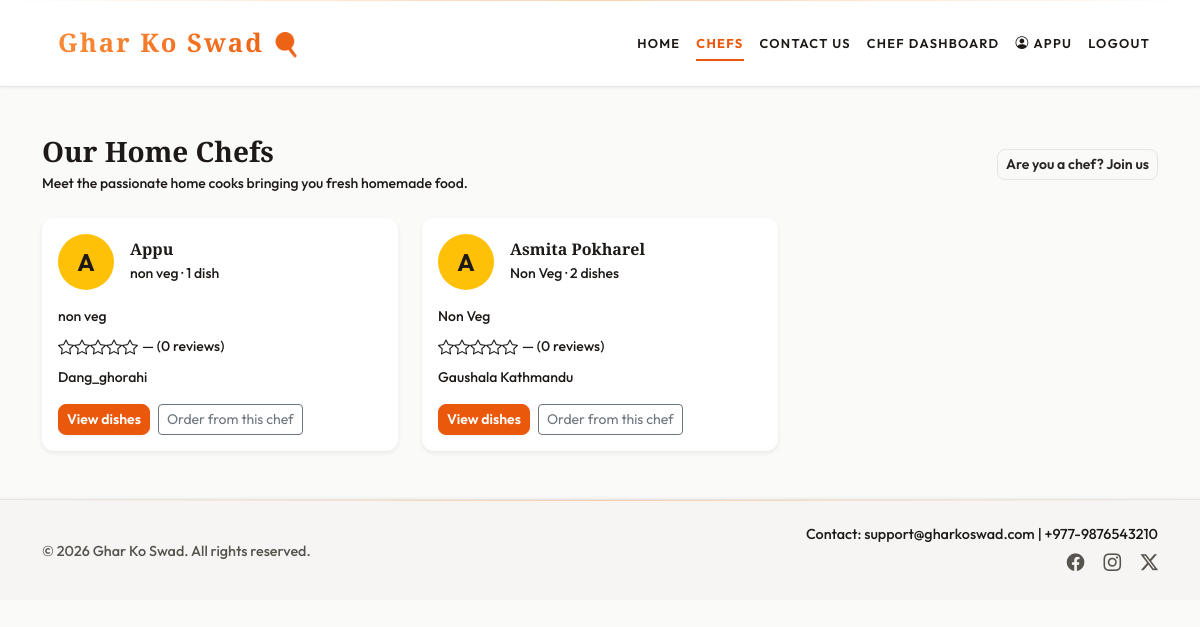
The page /chefs/ (signed in) on the database its author committed.
### core/models.py (models this page shows, shortened)
class CustomUser(AbstractUser):
    USER_TYPE_CHOICES = (
        ('customer', 'Customer'),
        ('chef', 'Chef'),
    )
    username = None
    email = models.EmailField(unique=True)
    phone = models.CharField(max_length=15, blank=True)
    address = models.TextField(blank=True)
    user_type = models.CharField(max_length=10, choices=USER_TYPE_CHOICES, default='customer')
    speciality = models.CharField(max_length=200, blank=True, null=True)
    USERNAME_FIELD = 'email'
    REQUIRED_FIELDS = []
    objects = CustomUserManager()

### core/views.py (the view)
# urls.py: path('chefs/', views.chef_profile, name='chef_profile'),
def chef_profile(request):
    chefs = (
        User.objects.filter(user_type='chef')
        .filter(food_items__servings_available__gt=0)
        .distinct()
        .annotate(
            food_count=Count('food_items', distinct=True, filter=Q(food_items__servings_available__gt=0)),
            review_count=Count('food_items__reviews', distinct=True),
            avg_rating=Avg('food_items__reviews__rating'),
        )
    )
    return render(request, 'core/chef_profile.html', {'chefs': chefs})

### core/context_processors.py (called while the page is built)
def user_profile(request):
    class ProfileRole:
        def __init__(self, role):
            self.role = role
    role = getattr(request.user, 'user_type', None) if request.user.is_authenticated else None
    return {'user_profile': ProfileRole(role) if role else None}

### templates/core/chef_profile.html (shortened to what this page needs)
{% extends 'base.html' %}
{% load static %}
{% block content %}
<section class="py-5">
    <div class="container">
        <div class="d-flex justify-content-between align-items-center mb-4">
            <div>
                <h1 class="h3 fw-bold mb-1">Our Home Chefs</h1>
                <p class="text-muted small mb-0">
                    Meet the passionate home cooks bringing you fresh homemade food.
                </p>
            </div>
            <a href="{% url 'core:register' %}" class="btn btn-outline-primary btn-sm">
                Are you a chef? Join us
            </a>
        </div>
        <div class="row g-4">
            {% for chef in chefs %}
            <div class="col-md-6 col-lg-4">
                <div class="card h-100 shadow-sm border-0">
                    <div class="card-body">
                        <div class="d-flex align-items-center mb-3">
                            <div class="rounded-circle bg-warning d-flex align-items-center justify-content-center me-3" style="width: 56px; height: 56px;">
                                <span class="fw-bold text-white fs-4">{% firstof chef.first_name|slice:":1" chef.email|slice:":1" "C" %}</span>
                            </div>
                            <div>
                                <h2 class="h6 fw-bold mb-0">{% firstof chef.get_full_name chef.first_name chef.email %}</h2>
                                <small class="text-muted">{% firstof chef.speciality "Home chef" %} · {{ chef.food_count }} dish{{ chef.food_count|pluralize:"es" }}</small>
                            </div>
                        </div>
                        <p class="small text-muted mb-2">
                            {% if chef.speciality %}{{ chef.speciality }}{% else %}Fresh homemade meals from our kitchen.{% endif %}
                        </p>
                        <div class="d-flex align-items-center mb-2">
                            <span class="text-warning me-1">
                                {% for i in "12345" %}<i class="bi bi-star{% if chef.avg_rating and chef.avg_rating >= forloop.counter %}-fill{% endif %}"></i>{% endfor %}
                            </span>
                            <small class="text-muted">{% if chef.avg_rating %}{{ chef.avg_rating|floatformat:1 }}{% else %}—{% endif %} ({{ chef.review_count }} review{{ chef.review_count|pluralize }})</small>
                        </div>
                        {% if chef.address %}<small class="d-block text-muted mb-3">{{ chef.address|truncatewords:8 }}</small>{% endif %}
                        <div class="d-flex flex-wrap gap-2">
                            <a href="{% url 'core:index' %}#recommended" class="btn btn-primary btn-sm">View dishes</a>
                            <a href="{% url 'core:index' %}#recommended" class="btn btn-outline-secondary btn-sm">Order from this chef</a>
                        </div>
                    </div>
                </div>
            </div>
            {% endfor %}
        </div>
    </div>
</section>
{% endblock %}

### templates/base.html (shortened to what this page needs)
{% load static %}
<!DOCTYPE html>
<html lang="en">
<head>
    <link href="https://cdn.jsdelivr.net/npm/bootstrap@5.3.3/dist/css/bootstrap.min.css" rel="stylesheet">
    <link href="https://cdn.jsdelivr.net/npm/bootstrap-icons@1.11.3/font/bootstrap-icons.css" rel="stylesheet">
    <link rel="stylesheet" href="{% static 'premium.css' %}">
</head>
<body>
    <nav class="navbar navbar-expand-lg navbar-dark">
        <div class="container">
            <a class="navbar-brand fw-bold" href="{% url 'core:index' %}">Ghar Ko Swad</a>
            <div class="collapse navbar-collapse" id="navbarSupportedContent">
                <ul class="navbar-nav ms-auto mb-2 mb-lg-0">
                    <li class="nav-item"><a class="nav-link {% if request.resolver_match.url_name == 'index' %}active{% endif %}" href="{% url 'core:index' %}">Home</a></li>
                    <li class="nav-item"><a class="nav-link {% if request.resolver_match.url_name == 'chef_profile' %}active{% endif %}" href="{% url 'core:chef_profile' %}">Chefs</a></li>
                    <li class="nav-item"><a class="nav-link {% if request.resolver_match.url_name == 'contact' %}active{% endif %}" href="{% url 'core:contact' %}">Contact Us</a></li>
                    {% if user.is_authenticated and user_profile and user_profile.role == 'chef' %}
                    <li class="nav-item"><a class="nav-link {% if request.resolver_match.url_name == 'chef_dashboard' %}active{% endif %}" href="{% url 'core:chef_dashboard' %}">Chef Dashboard</a></li>
                    {% endif %}
                    {% if user.is_authenticated %}
                    <li class="nav-item"><span class="nav-link py-2"><i class="bi bi-person-circle me-1"></i>{% firstof user.get_full_name user.first_name user.email %}</span></li>
                    <li class="nav-item"><a class="nav-link" href="{% url 'core:logout' %}">Logout</a></li>
                    {% else %}
                    <li class="nav-item"><a class="nav-link {% if request.resolver_match.url_name == 'login' %}active{% endif %}" href="{% url 'core:login' %}">Login</a></li>
                    {% endif %}
                </ul>
            </div>
        </div>
    </nav>
    {% block content %}{% endblock %}
    <footer class="py-4 mt-auto">
        <div class="container">
            <div class="row gy-3 align-items-center">
                <div class="col-md-6">
                    <small class="text-muted">© <span id="year"></span> Ghar Ko Swad. All rights reserved.</small>
                </div>
                <div class="col-md-6 text-md-end">
                    <small class="d-block">Contact: support@gharkoswad.com | +977-9876543210</small>
                    <div class="mt-1">
                        <a href="#" class="text-muted me-3"><i class="bi bi-facebook"></i></a>
                        <a href="#" class="text-muted me-3"><i class="bi bi-instagram"></i></a>
                        <a href="#" class="text-muted"><i class="bi bi-twitter-x"></i></a>
                    </div>
                </div>
            </div>
        </div>
    </footer>
</body>
</html>

### premium.css (style rules this page uses)
:root { --ink: #292524; --ink-light: #44403C; --gold: #EA580C; --gold-light: #FB923C; --gold-dark: #C2410C; --cream: #FAFAF9; --cream-warm: #F5F3F0; --surface: #FFFFFF; --nav-bg: #FFFFFF; --footer-bg: #F7F5F3; --text: #1C1917; --text-muted: #57534E; --border: #E7E5E4; --success: #0D9488; --danger: #DC2626; --shadow: rgba(41, 37, 36, 0.06); --shadow-hover: rgba(41, 37, 36, 0.1); --radius: 12px; --radius-sm: 8px; }
.navbar { transition: all 0.4s cubic-bezier(0.4, 0, 0.2, 1); padding: 1rem 0; background: var(--nav-bg); border-bottom: 1px solid var(--border); box-shadow: 0 1px 3px var(--shadow); position: relative; }
.navbar::before { content: ""; position: absolute; top: 0; left: 0; right: 0; height: 1px; background: linear-gradient(90deg, transparent, var(--gold-light), transparent); opacity: 0.4; }
.navbar-brand { font-size: 1.6rem; font-weight: 800; letter-spacing: 0.08em; background: linear-gradient(135deg, var(--gold-light), var(--gold)); -webkit-background-clip: text; -webkit-text-fill-color: transparent; background-clip: text; transition: all 0.3s ease; padding: 8px 16px; border-radius: 8px; }
.navbar-brand::after { content: '🍳'; margin-left: 8px; font-size: 1.4rem; }
.navbar-nav .nav-link, .nav-link { position: relative; font-weight: 600; margin: 0 8px; padding: 8px 0 !important; color: var(--text) !important; transition: all 0.3s ease; text-transform: uppercase; font-size: 0.8rem; letter-spacing: 0.1em; }
.navbar-nav .nav-link::before, .nav-link::before { content: ""; position: absolute; bottom: 0; left: 0; width: 0; height: 2px; background: var(--gold); transition: width 0.3s ease; }
.navbar-nav .nav-link.active, .nav-link.active { color: var(--gold) !important; font-weight: 700; }
.navbar-nav .nav-link.active::before, .nav-link.active::before { width: 100%; }
footer { background: var(--footer-bg); border-top: 1px solid var(--border); position: relative; box-shadow: 0 -1px 3px var(--shadow); }
footer::before { content: ""; position: absolute; top: 0; left: 0; width: 100%; height: 1px; background: linear-gradient(90deg, transparent, var(--gold-light), transparent); opacity: 0.4; }
footer small { font-size: 0.9rem; color: var(--text-muted); }
footer a { font-size: 1.1rem; transition: all 0.3s ease; color: var(--text); }
body { background: var(--cream); color: var(--text) !important; font-weight: 500; font-family: 'Outfit', sans-serif; }
body:not(.hero-section), body p, body .lead, body small, .card-body, .card-body p, .card-body small, .card-body span, section:not(.hero-section) p, section:not(.hero-section) .lead, section:not(.hero-section) small, section:not(.hero-section) h1, section:not(.hero-section) h2, section:not(.hero-section) h3, section:not(.hero-section) h4, section:not(.hero-section) h5, section:not(.hero-section) h6 { color: var(--text) !important; }
body h1:not(.hero-title), body h2, body h3, body h4, body h5, body h6, .card-title, .card h1, .card h2, .card h3, .card h4, .card h5, .card h6, .section-title, .home-contact h2, .home-contact h3 { color: var(--text) !important; }
.text-muted { color: var(--text-muted) !important; }
small.text-muted, .text-muted { color: var(--text-muted) !important; }
.navbar-brand, .hero-title, .section-title, h1, h2, .card h1, .home-contact h2, .home-contact h3 { font-family: 'Cormorant Garamond', serif; }
.card { border-radius: var(--radius); transition: transform 0.3s cubic-bezier(0.4, 0, 0.2, 1), box-shadow 0.3s ease; overflow: hidden; position: relative; border: 1px solid var(--border); background: var(--surface); box-shadow: 0 1px 2px var(--shadow); }
.card-title, .card h1, .card h2 { color: var(--text); font-weight: 700; }
.card::before { content: ""; position: absolute; top: 0; left: -100%; width: 100%; height: 100%; background: linear-gradient(90deg, transparent, rgba(234, 88, 12, 0.06), transparent); transition: left 0.5s ease; z-index: 1; pointer-events: none; }
.btn-primary { background: var(--gold); border: 1px solid var(--gold); color: #FFFFFF; box-shadow: 0 1px 3px var(--shadow); border-radius: var(--radius-sm); font-weight: 600; transition: all 0.25s ease; }
.btn-outline-primary { color: var(--ink); border: 1px solid var(--border); background: transparent; border-radius: var(--radius-sm); font-weight: 600; }
a:not(.nav-link):not(.btn) { color: var(--gold-dark); transition: all 0.3s ease; }

### rows shown on the page
CustomUser: first_name+last_name "APPU", first_name "A", first_name+last_name "Appu", speciality "non veg", food_count "1", review_count "0", address "Dang_ghorahi"
CustomUser: first_name "A", first_name+last_name "Asmita Pokharel", speciality "Non Veg", food_count "2", review_count "0", address "Gaushala Kathmandu"
